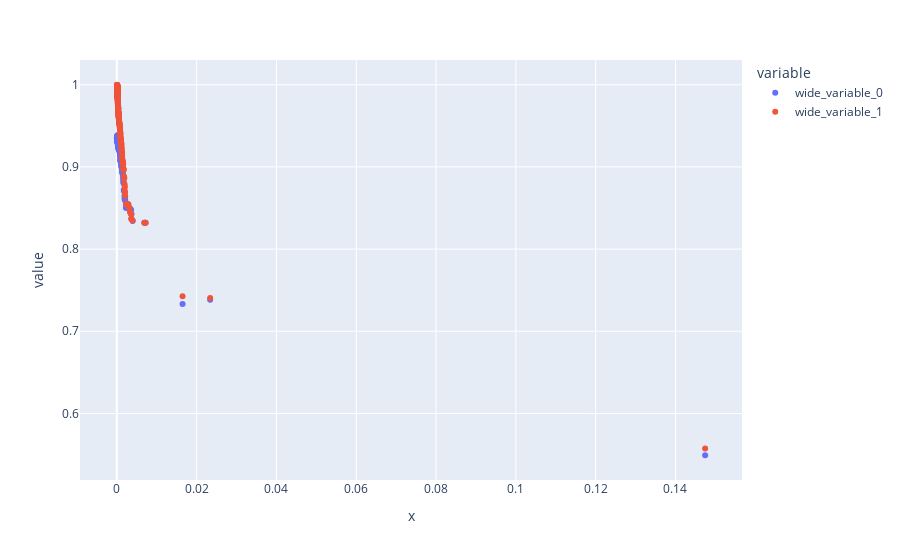

Notebook code cell kept with this figure:
### Code cell
px.scatter(x = ccp_alphas,y = [test_accuracy_list,train_accuracy_list])

### Figure 1 — Plotly figure (JSON) as saved in the notebook; plotly's stock layout.template omitted (floating-point values rounded to 4 significant figures; data arrays with more than 128 entries replaced by an {"elided": "..."} marker saying what was removed)
{"data": [{"hovertemplate": "variable=wide_variable_0<br>x=%{x}<br>value=%{y}<extra></extra>", "legendgroup": "wide_variable_0", "marker": {"color": "#636efa", "symbol": "circle"}, "mode": "markers", "name": "wide_variable_0", "orientation": "v", "showlegend": true, "type": "scatter", "x": {"elided": "247 float values"}, "xaxis": "x", "y": {"elided": "247 float values"}, "yaxis": "y"}, {"hovertemplate": "variable=wide_variable_1<br>x=%{x}<br>value=%{y}<extra></extra>", "legendgroup": "wide_variable_1", "marker": {"color": "#EF553B", "symbol": "circle"}, "mode": "markers", "name": "wide_variable_1", "orientation": "v", "showlegend": true, "type": "scatter", "x": {"elided": "247 float values"}, "xaxis": "x", "y": {"elided": "247 float values"}, "yaxis": "y"}], "layout": {"legend": {"title": {"text": "variable"}, "tracegroupgap": 0}, "margin": {"t": 60}, "xaxis": {"anchor": "y", "domain": [0, 1], "title": {"text": "x"}}, "yaxis": {"anchor": "x", "domain": [0, 1], "title": {"text": "value"}}}}
